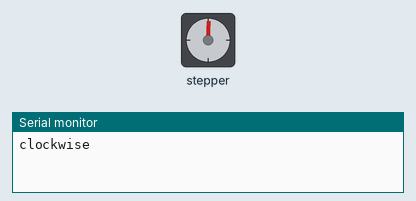
This sketch was run on a simulated Arduino Uno, built with avr-gcc and run on an emulated ATmega328P. On the bench: stepper motor, the last lines printed to the serial monitor. Stepper angles assume 200 steps per turn.

Above: at 0.15 s.
At 9.82 s:
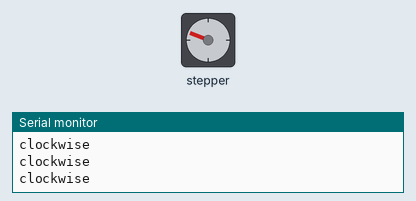
At 19.8 s:
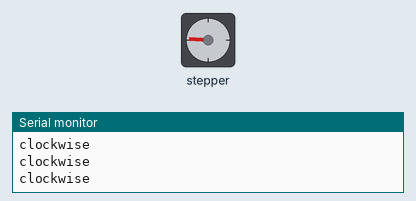
At 39.76 s:
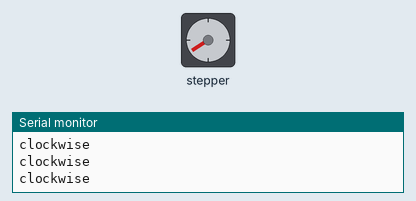
Timing chart, 0 to 40.0 s (numbered marks = the images above):
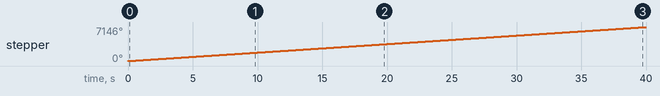

The sketch:

StepperMotor.ino
```cpp
/*
 Stepper Motor Control - one revolution

 This program drives a unipolar or bipolar stepper motor.
 The motor is attached to digital pins 8 - 11 of the Arduino.

 The motor should revolve one revolution in one direction, then
 one revolution in the other direction.


 Created 11 Mar. 2007
 Modified 30 Nov. 2009
 by Tom Igoe

 */

#include <Stepper.h>

const int stepsPerRevolution = 200;  // change this to fit the number of steps per revolution
// for your motor

// initialize the stepper library on pins 8 through 11:
Stepper myStepper(stepsPerRevolution, 19, 18, 5, 17);

void setup() {
  // set the speed at 60 rpm:
  myStepper.setSpeed(30);
  // initialize the serial port:
  Serial.begin(115200);
}

void loop() {
  // step one revolution  in one direction:
  Serial.println("clockwise");
  myStepper.step(stepsPerRevolution);


}
```

Measured:
- by itself, stepper: keeps turning clockwise at about 179°/s
